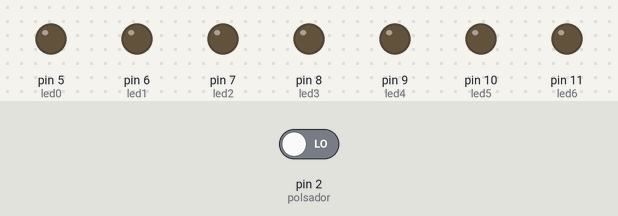
A sketch run on a simulated Arduino Uno, built with avr-gcc and run on an emulated ATmega328P. Shown: output pins drawn as LEDs (lit = HIGH). Inputs (shaded band) come from the test bench; at power-on: pin 2 (polsador) LOW.

Above: at 1.2 s.
1.3 s: pin 2 (polsador) driven HIGH
At 4.2 s:
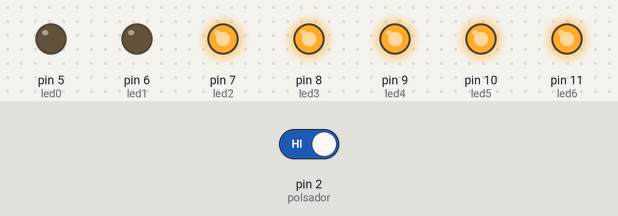
4.3 s: pin 2 (polsador) driven LOW
At 5.2 s:
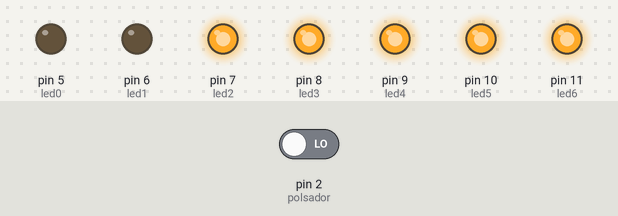
5.8 s: pin 2 (polsador) driven HIGH
At 6.2 s:
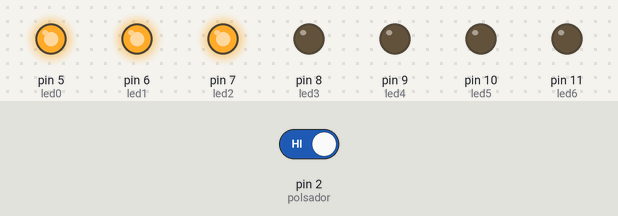
Timing chart, 0 to 14.8 s (numbered marks = the images above; inputs shaded):
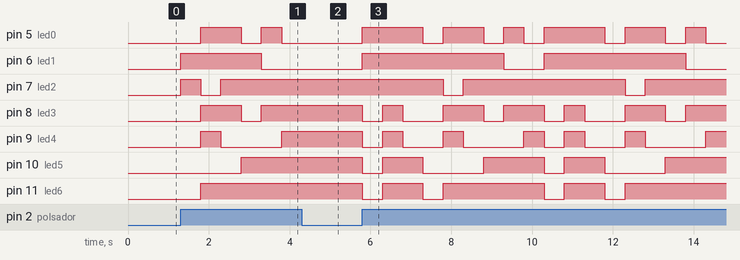

Measured:
- after the input at 1.3 s, pin 5 (led0): LOW → HIGH after 0.50 s, → LOW 1.0 s later, → HIGH 0.50 s later, → LOW 0.50 s later; pin 6 (led1): LOW → HIGH at once, → LOW 2.0 s later
- after the input at 4.3 s, pin 5 (led0), pin 6 (led1): stays LOW (without the input it goes to HIGH after 0.00 s); pin 8 (led3), pin 9 (led4), pin 10 (led5), pin 11 (led6): stays HIGH (without the input it goes to LOW after 0.00 s)
- after the input at 5.8 s, pin 5 (led0): LOW → HIGH at once, → LOW 1.5 s later, → HIGH 0.50 s later, → LOW 1.0 s later, … (12 changes in this stretch); pin 6 (led1): alternates HIGH for 3.5 s and LOW for 1.0 s, starting at once

The sketch:

display_2.ino
```cpp
/**********************************************************************************
**                                                                               **
**                              Entrades i sortides                              **
**                                                                               **
**  Jordi Pujolreu SALA                                              6/3/17      **
**********************************************************************************/

//********** Includes *************************************************************

//********** Variables ************************************************************
const int led0 = 5;          // donar nom al pin 5 de l’Arduino
const int led1 = 6;          // donar nom al pin 6 de l’Arduino
const int led2 = 7;          // donar nom al pin 7 de l’Arduino
const int led3 = 8;          // donar nom al pin 8 de l’Arduino
const int led4 = 9;          // donar nom al pin 9 de l’Arduino
const int led5 = 10;         // donar nom al pin 10 de l’Arduino
const int led6 = 11;         // donar nom al pin 11 de l’Arduino

const int polsador =2 ;

int a = 500;
int num = 0 ;

//********** Setup ****************************************************************
void setup()
{
  pinMode(led0, OUTPUT);     // definir el pin 5 com una sortida
  pinMode(led1, OUTPUT);     // definir el pin 6 com una sortida
  pinMode(led2, OUTPUT);     // definir el pin 7 com una sortida
  pinMode(led3, OUTPUT);     // definir el pin 8 com una sortida
  pinMode(led4, OUTPUT);     // definir el pin 9 com una sortida
  pinMode(led5, OUTPUT);     // definir el pin 10 com una sortida
  pinMode(led6, OUTPUT);     // definir el pin 11 com una sortida
  pinMode(polsador, INPUT);

}

//********** Loop *****************************************************************
void loop()
{

  if(digitalRead(2)){

   num= num + 1 ;

  if(num == 10) {
    num = 0 ;
   }


  if(num == 1 ) {
  digitalWrite(led0, LOW);  // donem corrent a les seguuents sortides o no
  digitalWrite(led1, HIGH);
  digitalWrite(led2, HIGH);
  digitalWrite(led3, LOW);
  digitalWrite(led4, LOW);
  digitalWrite(led5, LOW);
  digitalWrite(led6, LOW);


  delay(a);  //espera mig segon
  }


   if(num == 2 ) {
  digitalWrite(led0, HIGH);    // les segunts sortides no tenen corrent o si
  digitalWrite(led1, HIGH);
  digitalWrite(led2, LOW);
  digitalWrite(led3, HIGH);
  digitalWrite(led4, HIGH);
  digitalWrite(led5, LOW);
  digitalWrite(led6, HIGH);


  delay(a);     // espera
   }

   if(num == 3 )  {
  digitalWrite(led0, HIGH);    // les segunts sortides no tenen corrent o si
  digitalWrite(led1, HIGH);
  digitalWrite(led2, HIGH);
  digitalWrite(led3, HIGH);
  digitalWrite(led4, LOW);
  digitalWrite(led5, LOW);
  digitalWrite(led6, HIGH);


  delay(a);     // espera
   }
   if(num == 4 ) {
  digitalWrite(led0, LOW);    // les segunts sortides no tenen corrent o si
  digitalWrite(led1, HIGH);
  digitalWrite(led2, HIGH);
  digitalWrite(led3, LOW);
  digitalWrite(led4, LOW);
  digitalWrite(led5, HIGH);
  digitalWrite(led6, HIGH);


  delay(a);     // espera
   }
  if(num == 5 ) {
  digitalWrite(led0, HIGH);    // les segunts sortides no tenen corrent o si
  digitalWrite(led1, LOW);
  digitalWrite(led2, HIGH);
  digitalWrite(led3, HIGH);
  digitalWrite(led4, LOW);
  digitalWrite(led5, HIGH);
  digitalWrite(led6, HIGH);


  delay(a);     // espera
  }
  if(num == 6 ) {
  digitalWrite(led0, LOW);    // les segunts sortides no tenen corrent o si
  digitalWrite(led1, LOW);
  digitalWrite(led2, HIGH);
  digitalWrite(led3, HIGH);
  digitalWrite(led4, HIGH);
  digitalWrite(led5, HIGH);
  digitalWrite(led6, HIGH);


  delay(a);     // espera
  }
  if(num == 7 ) {
  digitalWrite(led0, HIGH);    // les segunts sortides no tenen corrent o si
  digitalWrite(led1, HIGH);
  digitalWrite(led2, HIGH);
  digitalWrite(led3, LOW);
  digitalWrite(led4, LOW);
  digitalWrite(led5, LOW);
  digitalWrite(led6, LOW);


  delay(a);     // espera
  }
  if(num == 8) {
  digitalWrite(led0, HIGH);    // les segunts sortides no tenen corrent o si
  digitalWrite(led1, HIGH);
  digitalWrite(led2, HIGH);
  digitalWrite(led3, HIGH);
  digitalWrite(led4, HIGH);
  digitalWrite(led5, HIGH);
  digitalWrite(led6, HIGH);


  delay(a);     // espera
  }
  if(num == 9 ) {
  digitalWrite(led0, HIGH);    // les segunts sortides no tenen corrent o si
  digitalWrite(led1, HIGH);
  digitalWrite(led2, HIGH);
  digitalWrite(led3, LOW);
  digitalWrite(led4, LOW);
  digitalWrite(led5, HIGH);
  digitalWrite(led6, HIGH);


  delay(a);     // espera
  }
}
}

//********** Funcions *************************************************************
```
